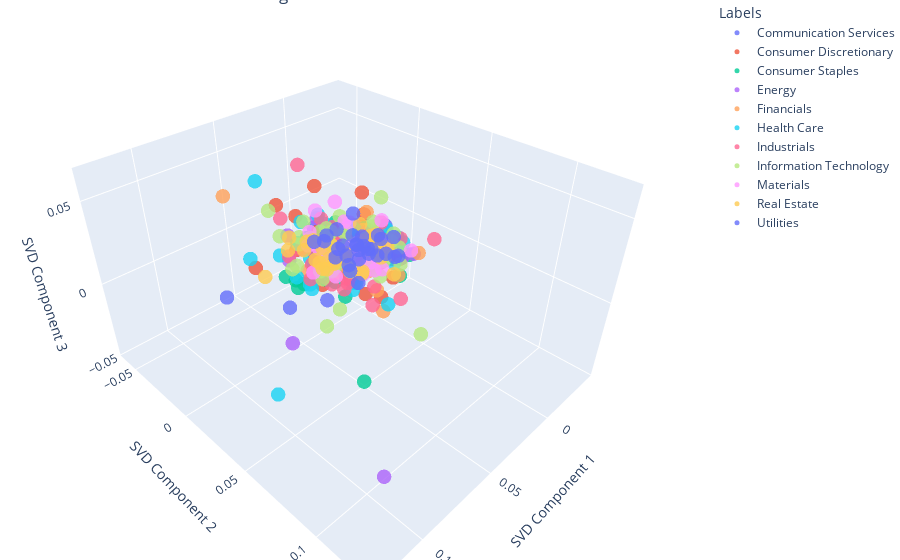

Source (notebook cell):
### Code cell
fig = go.Figure()

for ulabel, ucode in zip(unique_labels, unique_encoded):
    fig.add_trace(go.Scatter3d(
        x=reduced_data[encoded_labels == ucode, 0],
        y=reduced_data[encoded_labels == ucode, 1],
        z=reduced_data[encoded_labels == ucode, 2],
        mode='markers',
        name=ulabel,  # Assign the original label as the trace name
        marker=dict(
            size=5,
            opacity=0.8
        )
    ))

fig.update_layout(
    title='3D SVD Visualization with String Labels',
    scene=dict(
        xaxis_title='SVD Component 1',
        yaxis_title='SVD Component 2',
        zaxis_title='SVD Component 3'
    ),
    legend_title="Labels",
    margin=dict(l=0, r=0, b=0, t=0)
)

fig.show()
